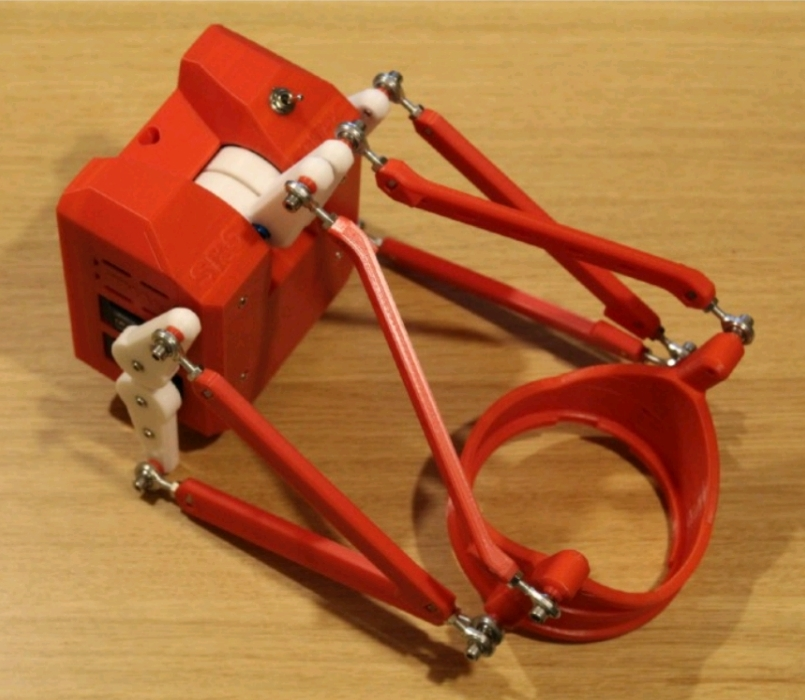
#> input picture 80-装配_Assembly/v2/ref_machine.jpg, 805 x 700 px
$ python -i perceptual_critic.py   (imports and definitions only)
#> lines starting #> are read from the running program, lines starting #| are printed output that depends on the picture; after the words box and inside, x2 and y2 are one past the last pixel; in counts of white or black regions, pixels touching at a corner belong together
"""v2/perceptual_critic.py -- externalise the human "instant wrongness" judgement.

The structural critic (critic.py) measures 3D contact/penetration/symmetry.  This
module measures the *perceptual* gap that a human sees in a fraction of a second
when a render "does not look like the real machine".  The key realisation behind
this whole effort:

    I kept declaring assemblies "reasonable" because I NEVER rendered them from the
    real photo's viewpoint and compared the silhouette.  I optimised numeric proxies
    (residual -> 1e-14) and trusted an internal "looks like a machine" feeling.
    Humans instead do a holistic 2D gestalt comparison against the reference image.

So this critic does exactly that, mechanically:

  1. Segment the real machine out of its (wood) background -> reference mask.
  2. Render a candidate model to a silhouette mask from the same kind of viewpoint.
  3. Compute viewpoint-robust *layout descriptors* that encode the gestalt cues a
     human uses to spot wrongness:
        - n_components   : a real assembly is ONE connected body; a splayed/floating
                           model breaks into several blobs.  (the #1 cue)
        - solidity       : filled-area / convex-hull-area.  A dense machine is solid;
                           a sparse "red-stick tripod" is mostly empty hull.
        - elongation     : major/minor axis ratio of the silhouette (box->ring is
                           elongated; a symmetric tower/starfish is not).
        - fill_fraction  : silhouette area / bounding-box area.
        - two_mass       : is mass split into a dense lump (servo box) + a thin ring,
                           bridged by rods?  measured as the bimodality of the
                           row/col mass profile.
  4. Score each descriptor against the reference and emit PASS/FAIL + WHY.

No SR6-specific constant lives here; any (mesh,transform) list + reference photo works.
"""
import os
import numpy as np
from PIL import Image
from scipy import ndimage

HERE = os.path.dirname(os.path.abspath(__file__))


# --------------------------------------------------------------------------- #
#  segmentation: pull the (red/white/chrome) machine out of a wood background
# --------------------------------------------------------------------------- #
# [15 lines left out: function segment_render, not called in this run]


def segment_reference(path):
    """Return a boolean mask of the machine in a reference photo (wood bg)."""
#> called with path = 'ref_machine.jpg'
    im = np.asarray(Image.open(path).convert("RGB")).astype(float) / 255.0
    R, G, B = im[..., 0], im[..., 1], im[..., 2]
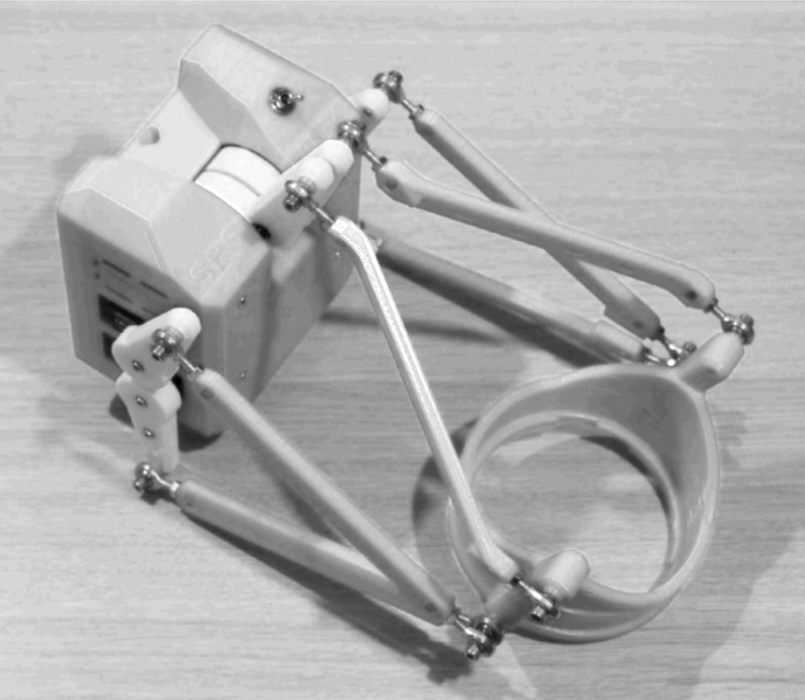
#> R: shape (700, 805) float64; min 0.00392, max 1, mean 0.685
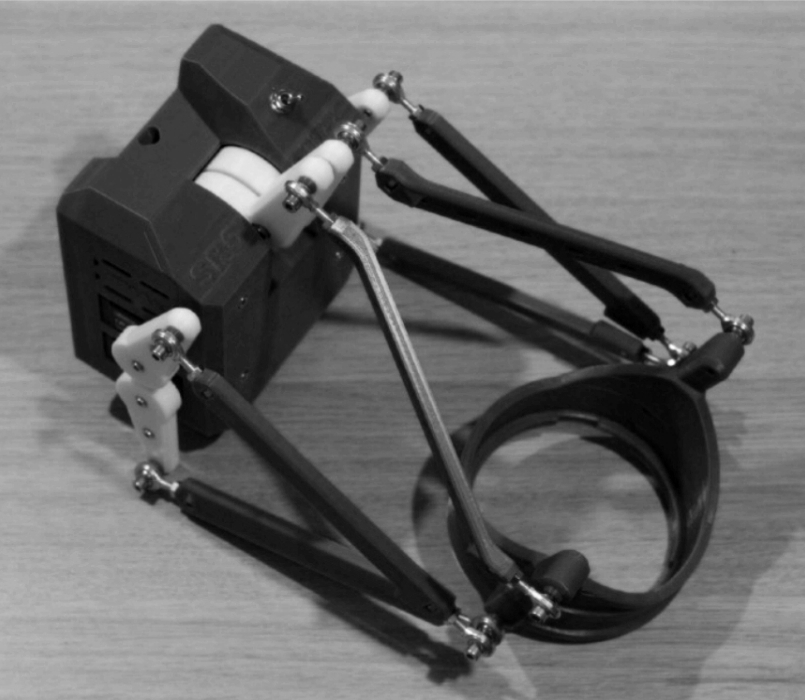
#> G: shape (700, 805) float64; min 0, max 1, mean 0.426
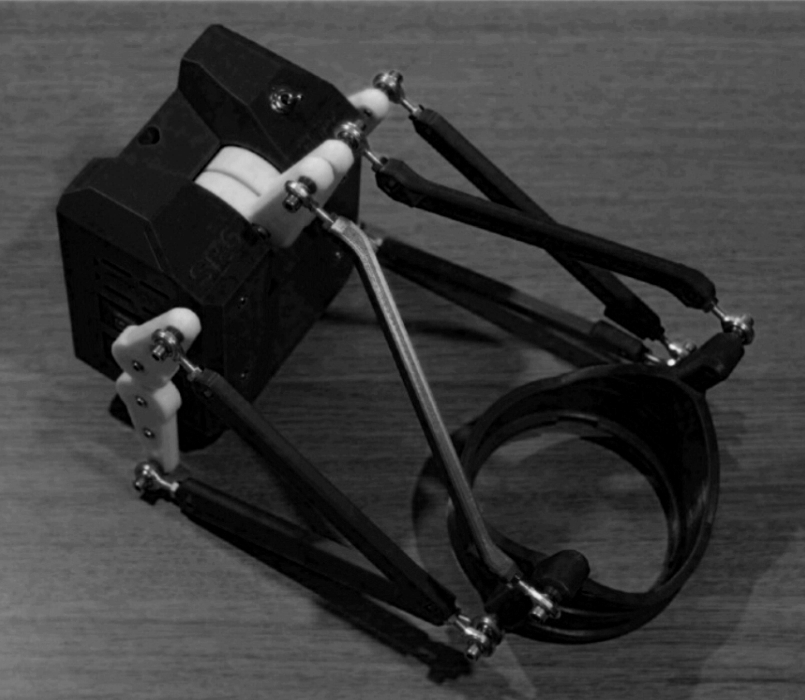
#> B: shape (700, 805) float64; min 0, max 0.945, mean 0.229
    mx = im.max(-1)
    mn = im.min(-1)
    sat = np.where(mx > 0, (mx - mn) / (mx + 1e-6), 0.0)
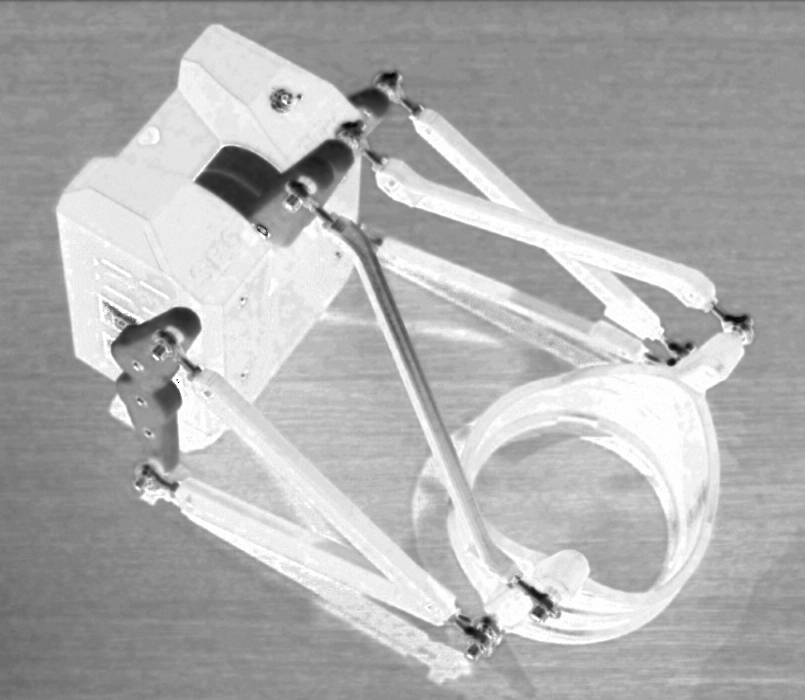
#> sat: shape (700, 805) float64; min 0, max 1, mean 0.688
    # red plastic + chrome balls: green channel strongly suppressed vs red
    red = (R > 0.2) & (G < 0.6 * R) & (B < 0.75 * R)
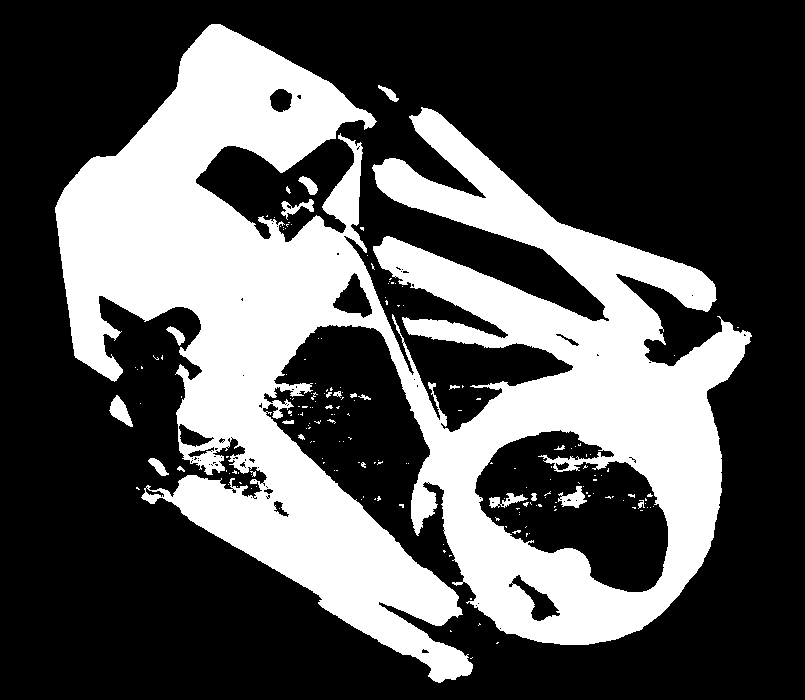
#> red: shape (700, 805) bool; 33.4% white; 184 white regions (162 under 20 px), largest, box (x1, y1, x2, y2) and area: (55, 24, 752, 683) 185236, (109, 395, 133, 427) 381, (558, 486, 587, 508) 327
    # white gears / bright plastic: very bright, low saturation (wood tops out lower)
    white = (mx > 0.92) & (sat < 0.25)
#> white: shape (700, 805) bool; 0.71% white; 28 white regions (20 under 20 px), largest, box (x1, y1, x2, y2) and area: (213, 149, 283, 194) 1502, (200, 173, 259, 214) 1106, (301, 155, 328, 178) 395
    # dark vents/shadow inside the body: very dark and low sat (wood is bright)
    dark = (mx < 0.18)
#> dark: shape (700, 805) bool; 0.25% white; 20 white regions (11 under 20 px), largest, box (x1, y1, x2, y2) and area: (99, 296, 144, 332) 629, (183, 432, 210, 444) 183, (172, 374, 184, 398) 148
    mask = red | white | dark
#> mask: shape (700, 805) bool; 34.4% white; 216 white regions (183 under 20 px), largest, box (x1, y1, x2, y2) and area: (55, 24, 752, 683) 186497, (213, 149, 283, 194) 1502, (200, 173, 259, 214) 1106
    # clean up: keep the dominant blob, fill holes
    mask = ndimage.binary_closing(mask, iterations=3)
#> mask: shape (700, 805) bool; 35.3% white; 92 white regions (73 under 20 px), largest, box (x1, y1, x2, y2) and area: (55, 24, 752, 683) 196194, (489, 493, 542, 508) 441, (555, 482, 591, 508) 432
    mask = ndimage.binary_opening(mask, iterations=2)
#> mask: shape (700, 805) bool; 35.1% white; 18 white regions (6 under 20 px), largest, box (x1, y1, x2, y2) and area: (55, 24, 752, 683) 195270, (557, 483, 591, 508) 419, (489, 493, 539, 508) 411
    lab, n = ndimage.label(mask)
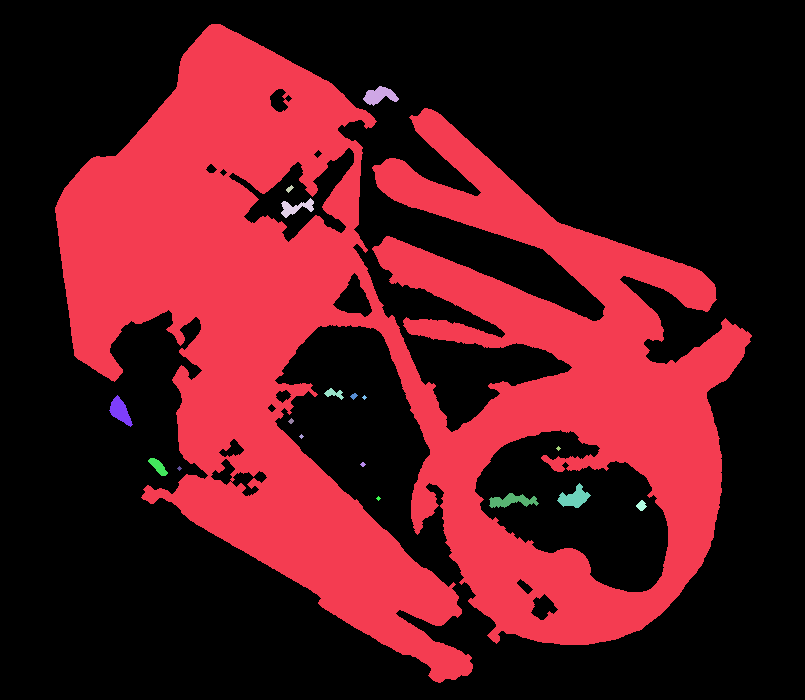
#> lab: shape (700, 805) int32; 19 distinct labels, from 0 to 18; one colour per label, 0 black
#> n = 18
    if n:
        sizes = ndimage.sum(np.ones_like(lab), lab, range(1, n + 1))
#> sizes = 18 values, max 195270 at index 0, min 13 at index 7, mean 10982.3
        keep = np.argmax(sizes) + 1
#> keep = 1
        mask = lab == keep
#> mask: shape (700, 805) bool; 34.7% white; 1 white region, box (x1, y1, x2, y2) and area: (55, 24, 752, 683) 195270
    mask = ndimage.binary_fill_holes(mask)
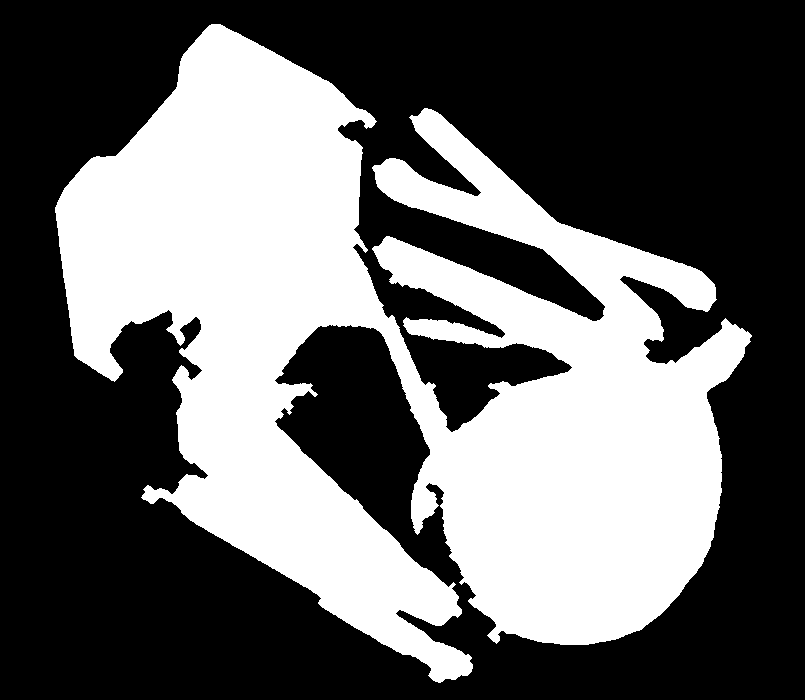
#> mask: shape (700, 805) bool; 39.2% white; 1 white region, box (x1, y1, x2, y2) and area: (55, 24, 752, 683) 221157
    return mask


# --------------------------------------------------------------------------- #
#  rasterise a model (list of (verts_world, faces, color)) to a silhouette
# --------------------------------------------------------------------------- #
# [160 lines left out: functions _view_dirs, silhouette, descriptors, judge, report, not called in this run]

>>> result = segment_reference('ref_machine.jpg')
